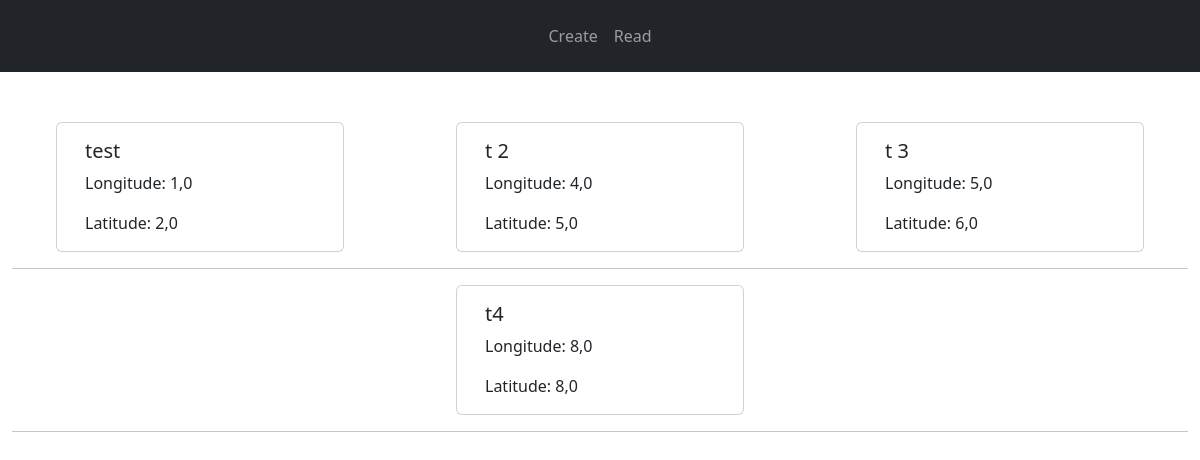
Before: /read/ with the older database file.
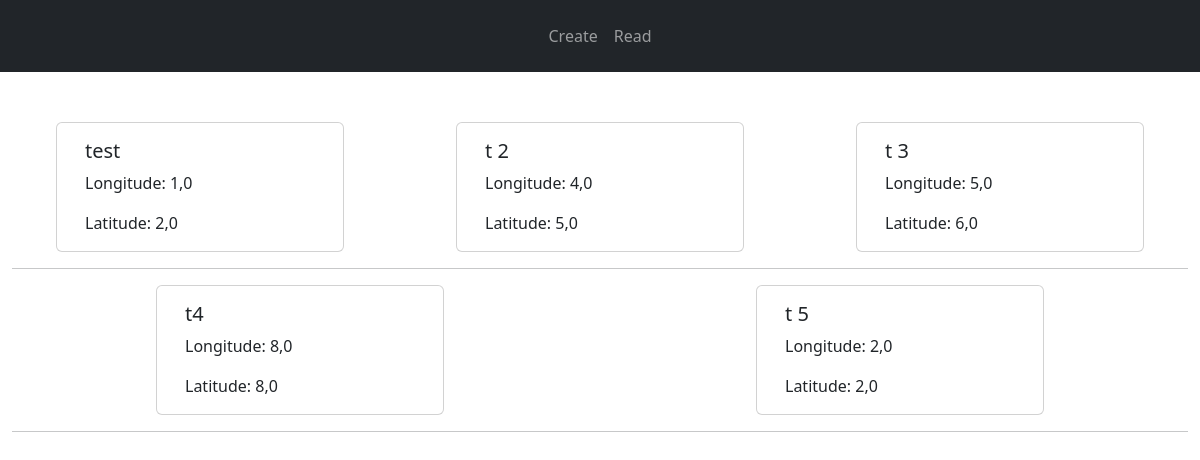
After: the same page with the newer database file.
### appitself/models.py (models this page shows, shortened)
class Point(models.Model):
    name = models.CharField(max_length=100, blank=False)
    longitude = models.FloatField(default=0)
    latitude = models.FloatField(default=0)

### appitself/views.py (the view)
# urls.py: path('read/', views.read, name='read'),
def read(request):
    points = Point.objects.all()
    content = {'points': points}
    return render(request, 'appitself/read.html', content)

### appitself/templates/appitself/read.html (shortened to what this page needs)
{% extends 'appitself/base.html' %}
{% block body %}
    {% for point in points %}
        {% if forloop.counter0|divisibleby:3 %} <div class="row"> {% endif %}
            <div class="card" style="width: 18rem; margin: auto;">
                <div class="card-body">
                <h5 class="card-title">{{ point.name }}</h5>
                <div class="row">
                    <p>
                        Longitude: {{ point.longitude }}
                    </p>
                </div>
                <p class="card-text">
                    Latitude: {{ point.latitude }}
                </p>
                </div>
            </div>
        {% if forloop.counter|divisibleby:3 or forloop.last %} </div> <hr> {% endif %}
    {% endfor %}
{% endblock body %}

Changed rows visible on the page:
added Point: name "t 5", longitude "2,0", latitude "2,0"
